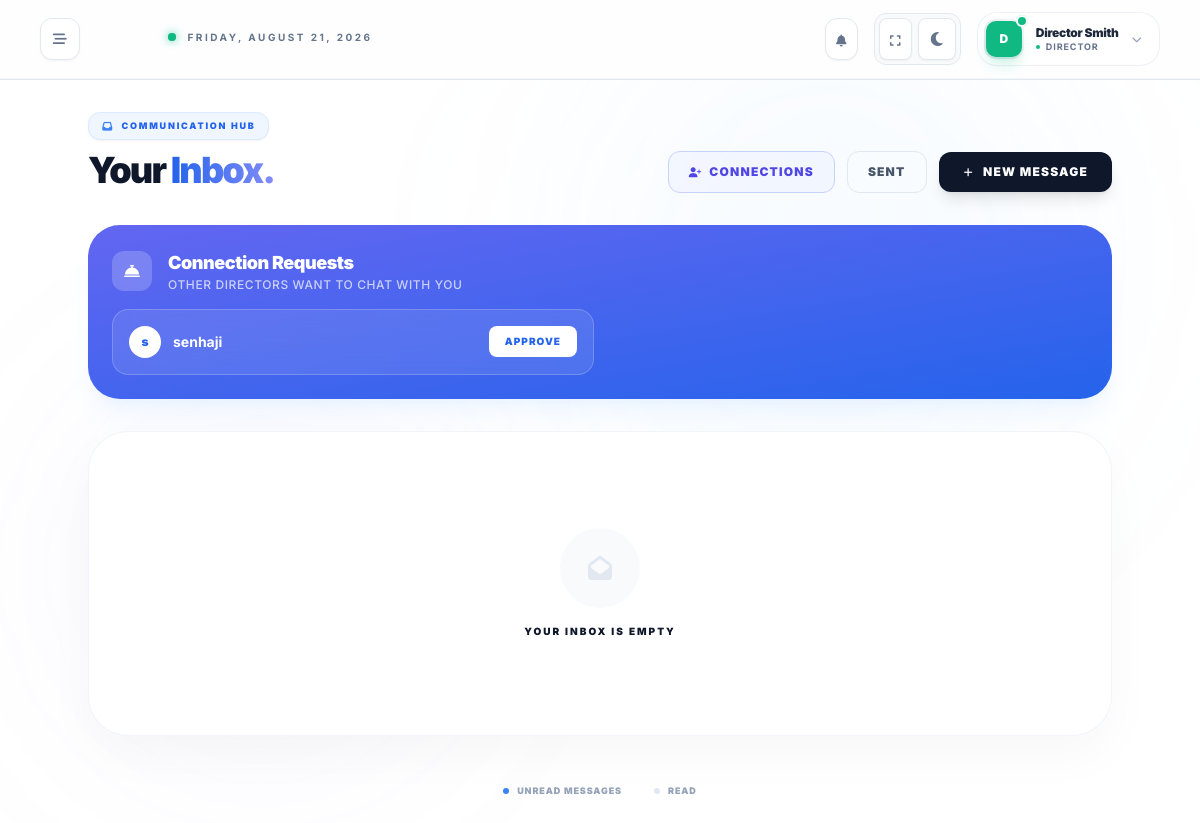
The app's page /communication/inbox/ (signed in), older data.
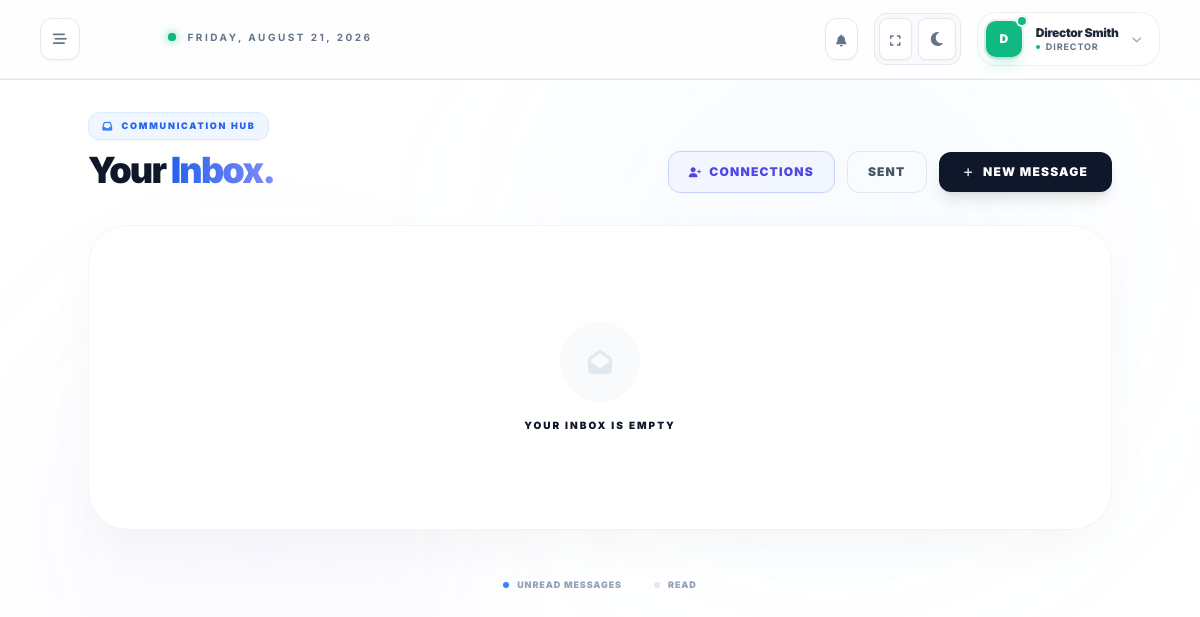
The same page, newer data.
### communication/models.py (models this page shows, shortened)
class DirectorConnection(models.Model):
    from_director = models.ForeignKey(
        Director,
        on_delete=models.CASCADE,
        related_name="connections_initiated"
    )
    to_director = models.ForeignKey(
        Director,
        on_delete=models.CASCADE,
        related_name="connections_received"
    )
    is_confirmed = models.BooleanField(default=False)
    created_at = models.DateTimeField(auto_now_add=True)
    updated_at = models.DateTimeField(auto_now=True)
    class Meta:
        unique_together = ('from_director', 'to_director')
        verbose_name = "Director Connection"
        verbose_name_plural = "Director Connections"

### accounts/models.py (models this page shows, shortened)
class Director(models.Model):
    user = models.OneToOneField(
        User,
        on_delete=models.CASCADE,
        primary_key=True,
        related_name="director_profile",
    )
    qualification_cert = models.CharField(max_length=100, blank=True)
    hired_at = models.DateField(null=True, blank=True)
    organization = models.ForeignKey(
        "dashboard.Organization", on_delete=models.CASCADE, null=True, blank=True, related_name="directors"
    )

class User(AbstractUser):
    ROLE_CHOICES = (
        ("owner", "Network Owner"),
        ("director", "Director"),
        ("vice_director", "Vice Director"),
        ("educator", "Educator"),
        ("parent", "Parent"),
    )
    username = None
    user_id = models.UUIDField(primary_key=True, default=uuid.uuid4, editable=False)
    email = models.EmailField(_("email address"), unique=True)
    full_name = models.CharField(max_length=255)
    phone_number = models.CharField(max_length=20, blank=True, null=True)
    profile_photo = models.ImageField(upload_to=user_directory_path, blank=True, null=True)
    role_type = models.CharField(max_length=20, choices=ROLE_CHOICES)
    is_active = models.BooleanField(default=True)
    created_at = models.DateTimeField(auto_now_add=True)
    groups = models.ManyToManyField(
        "auth.Group",
        related_name="core_user_set",
        blank=True,
        verbose_name="groups",
        help_text="The groups this user belongs to.",
    )
    user_permissions = models.ManyToManyField(
        "auth.Permission",
        related_name="core_user_set",
        blank=True,
        verbose_name="user permissions",
        help_text="Specific permissions for this user.",
    )
    USERNAME_FIELD = "email"
    REQUIRED_FIELDS = ["full_name", "phone_number"]
    objects = CustomUserManager()
    @property
    def id(self):
        return self.user_id

### communication/views.py (the view)
# urls.py: path("inbox/", views.inbox, name="inbox"),
@login_required
def inbox(request):
    messages = Message.objects.filter(receiver=request.user).order_by("-created_at")
    pending_requests = None
    if request.user.role_type == "director":
        pending_requests = DirectorConnection.objects.filter(
            to_director__user=request.user,
            is_confirmed=False
        )
    return render(request, "inbox.html", {
        "messages": messages,
        "pending_requests": pending_requests
    })

### communication/context_processors.py (called while the page is built)
def unread_messages_count(request):
    if request.user.is_authenticated:
        count = Message.objects.filter(receiver=request.user, is_read=False).count()
        return {'unread_count': count}
    return {'unread_count': 0}

### dashboard/context_processors/theme_sidebar.py (called while the page is built)
def theme(request):
    return {'theme': request.COOKIES.get('theme', 'light')}

def sidebar(request):
    return {'sidebar_state': request.COOKIES.get('sidebar', 'closed')}

### communication/templates/inbox.html (shortened to what the changed rows need)
{% extends "base.html" %}
{% block content %}
<div class="relative min-h-[90vh] bg-white dark:bg-slate-950 overflow-hidden py-8 px-6">
    <div class="absolute inset-0 pointer-events-none">
        <div class="absolute top-[-10%] right-[10%] w-[500px] h-[500px] bg-blue-400/5 rounded-full blur-[120px]"></div>
    </div>
    <div class="relative z-10 max-w-5xl mx-auto space-y-8">
        <div class="flex flex-col md:flex-row md:items-end justify-between gap-6">
            <div class="space-y-2">
                <h1 class="text-4xl font-black text-slate-900 dark:text-white leading-tight tracking-tighter">
                    Your <span class="bg-gradient-to-r from-blue-600 to-indigo-400 bg-clip-text text-transparent">Inbox.</span>
                </h1>
            </div>
        </div>
        {% if pending_requests %}
        <div class="bg-gradient-to-br from-indigo-500 to-blue-600 rounded-[2rem] p-6 text-white shadow-xl shadow-blue-200/20">
            <div class="flex items-center gap-4 mb-4">
                <div class="w-10 h-10 bg-white/20 rounded-xl flex items-center justify-center backdrop-blur-md">
                    <i class="fa-solid fa-bell-concierge"></i>
                </div>
                <div>
                    <h2 class="text-lg font-black tracking-tight">Connection Requests</h2>
                    <p class="text-white/70 text-xs font-medium uppercase tracking-wider">Other directors want to chat with you</p>
                </div>
            </div>
            <div class="grid grid-cols-1 md:grid-cols-2 gap-3">
                {% for req in pending_requests %}
                <div class="bg-white/10 backdrop-blur-md border border-white/20 rounded-2xl p-4 flex items-center justify-between">
                    <div class="flex items-center gap-3">
                        <div class="w-8 h-8 rounded-full bg-white text-blue-600 flex items-center justify-center font-black text-xs">
                            {{ req.from_director.user.full_name|slice:":1" }}
                        </div>
                        <span class="text-sm font-bold">{{ req.from_director.user.full_name }}</span>
                    </div>
                    <a href="{% url 'communication:approve_connection' req.id %}" class="bg-white text-blue-600 px-4 py-2 rounded-lg text-[10px] font-black uppercase tracking-widest hover:bg-blue-50 transition-colors">
                        Approve
                    </a>
                </div>
                {% endfor %}
            </div>
        </div>
        {% endif %}
    </div>
</div>
{% endblock %}

Row changes from the older to the newer data that the page shows:
no longer on this page (row edited): DirectorConnection: from_director.user.full_name "s", from_director.user.full_name "senhaji"
Text that changed along with them:
text no longer shown: "Connection Requests OTHER DIRECTORS WANT TO CHAT WITH YOU"
